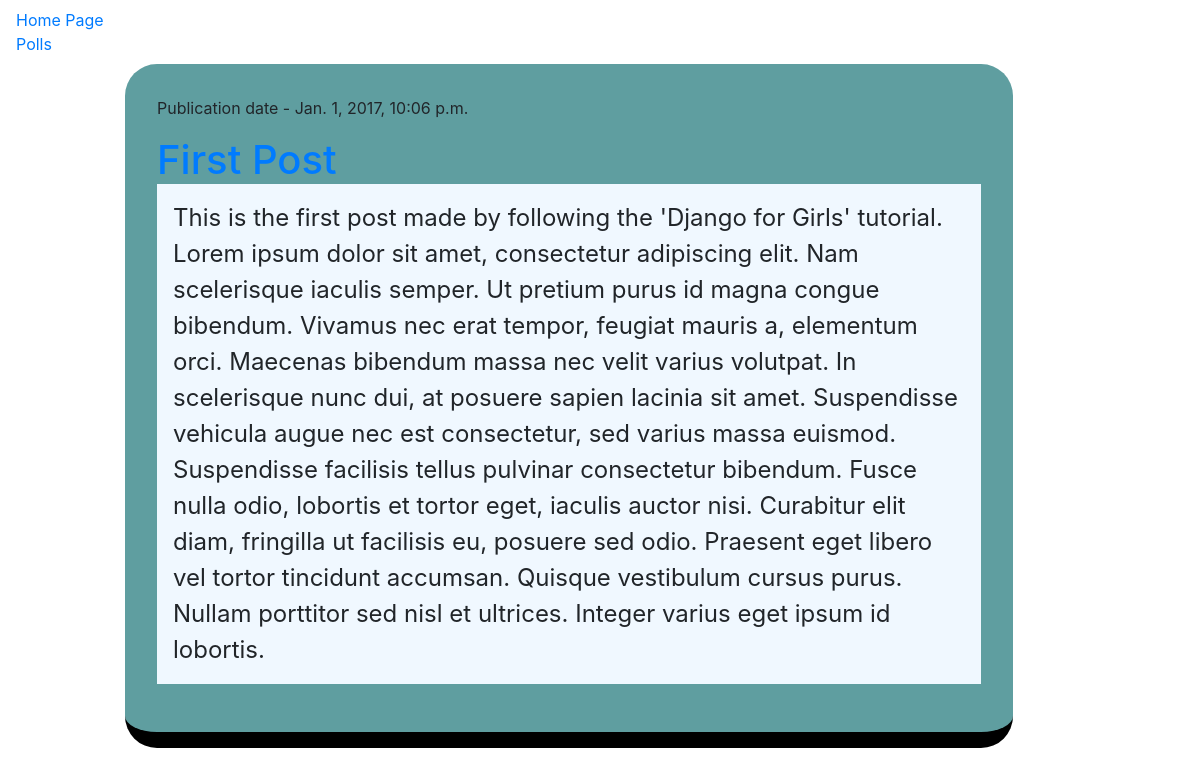
The app's page /post/1/ with its own data.
### blog/models.py (models this page shows, shortened)
class Post(models.Model):
    author = models.ForeignKey('auth.User')
    title = models.CharField(max_length=200)
    text = models.TextField()
    created_date = models.DateTimeField(default=timezone.now)
    published_date=models.DateTimeField(blank=True, null=True)

### blog/views.py (the view)
# urls.py: url(r'^post/(?P<pk>\d+)/$', views.post_detail, name='post_detail')
def post_detail(request, pk):
    post = get_object_or_404(Post, pk=pk)
    return render(request, 'blog/post_detail.html', {'post':post})

### blog/templates/blog/post_detail.html
{% extends 'lib/base.html' %}
{% block links %}
    {% load staticfiles %}
    <link rel="stylesheet" type="text/css" href="{% static 'blog/css/style.css' %}">
{% endblock %}
{% block container %}
    <div class="post">
        {% if post.published_date %}
            <p class="pub-date">Publication date - {{ post.published_date }}</p>
        {% endif %}
        <h1><a href="{% url 'blog:post_detail' pk=post.pk %}">{{ post.title }}</a></h1>
        <p class="post-text">{{ post.text|linebreaksbr }}</p>
    </div>
{% endblock %}

### blog/static/blog/css/style.css (style rules this page uses)
.post { border-radius: 32px; background-color: cadetblue; padding: 2rem; width: 80%; margin-left:5rem; margin-bottom: 1rem; border-bottom: solid 16px black; }
.post h1 { margin: 0; }
.post .post-text { background-color: aliceblue; font-size: x-large; padding: 1rem; }

### records on screen
Post: published_date "Jan. 1, 2017, 10:06 p.m.", title "First Post", text "This is the first post made by following the 'Django for Girls' tutorial. Lorem ipsum dolor sit amet, consectetur adipiscing elit. Nam scelerisque iaculis semper. Ut pretium purus id magna congue bibendum. Vivamus nec erat tempor, feugiat mauris a, elementum orci. Maecenas bibendum massa nec velit varius volutpat. In scelerisque nunc dui, at posuere sapien lacinia sit amet. Suspendisse vehicula augue nec est consectetur, sed varius massa euismod. Suspendisse facilisis tellus pulvinar consectetur bibendum. Fusce nulla odio, lobortis et tortor eget, iaculis auctor nisi. Curabitur elit diam, fringilla ut facilisis eu, posuere sed odio. Praesent eget libero vel tortor tincidunt accumsan.…"
